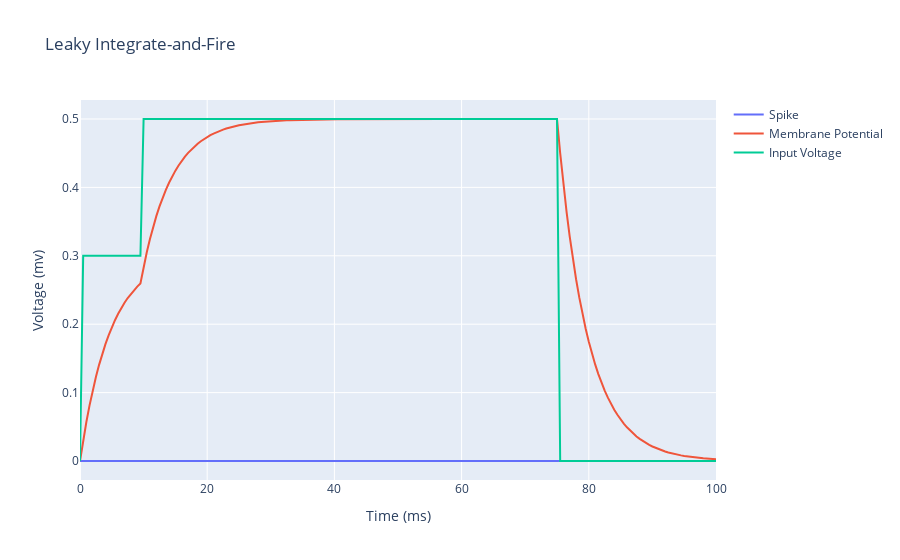

Notebook cell for this chart:
### Code cell
sim = lif( rm=1, cm=10, input1 = .3, input2 = .5, vt=1, vr = 0)
sim.simulate(20, 150)
sim.neuron.plot_graph()
print(sim.neuron.v)
print(sim.neuron.vm)
print(sim.neuron.spikes)

### Figure 1 — Plotly figure (JSON) as saved in the notebook; plotly's stock layout.template omitted (floating-point values rounded to 4 significant figures; data arrays with more than 128 entries replaced by an {"elided": "..."} marker saying what was removed)
{"data": [{"mode": "lines", "name": "Spike", "type": "scatter", "x": {"elided": "202 float values"}, "y": {"elided": "201 int values"}}, {"mode": "lines", "name": "Membrane Potential", "type": "scatter", "x": {"elided": "202 float values"}, "y": {"elided": "201 float values"}}, {"mode": "lines", "name": "Input Voltage", "type": "scatter", "x": {"elided": "202 float values"}, "y": {"elided": "201 float values"}}], "layout": {"title": {"text": "Leaky Integrate-and-Fire"}, "xaxis": {"title": {"text": "Time (ms)"}}, "yaxis": {"title": {"text": "Voltage (mv)"}}}}
